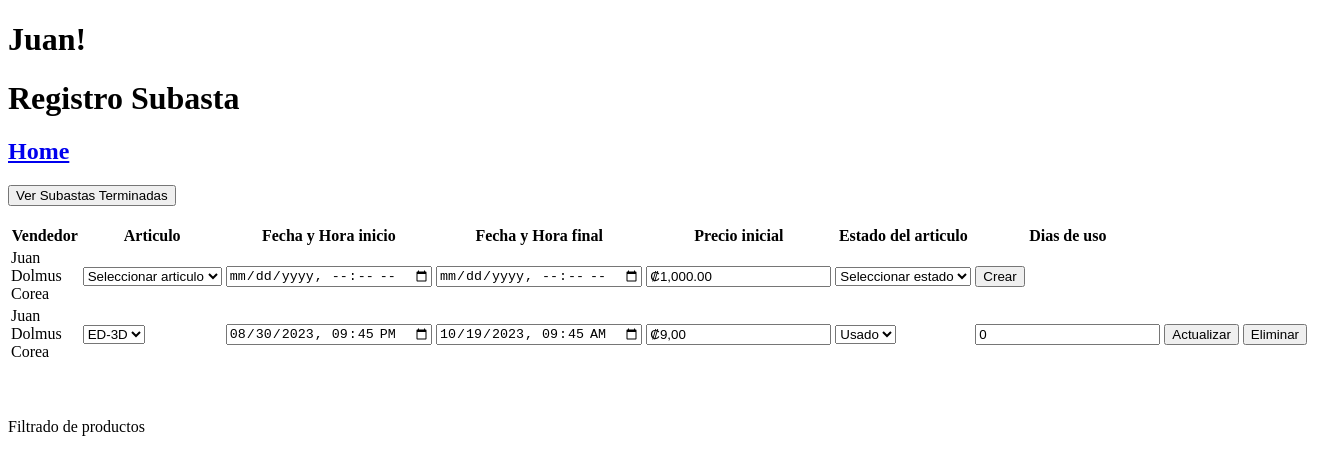
Page /view/subastaView.php (signed in) on the earlier database version.
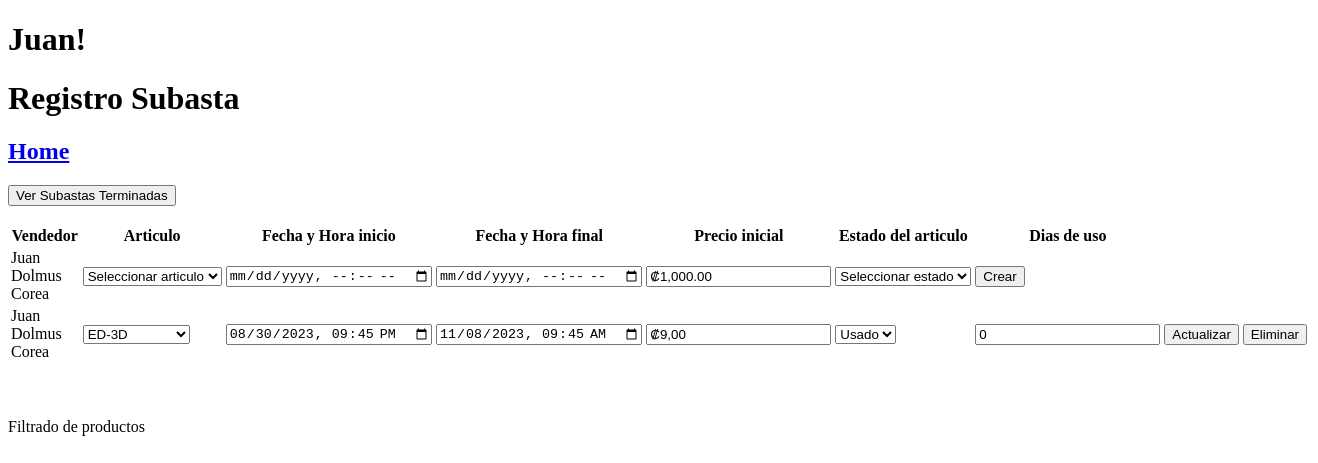
Same page on the later database version.
### tables this page shows
CREATE TABLE `tbsubasta` (
  `tbsubastaid` int(11) NOT NULL,
  `tbsubastafechahorainicio` datetime NOT NULL,
  `tbsubastafechahorafinal` datetime NOT NULL,
  `tbsubastaprecio` int(11) NOT NULL,
  `tbsubastaestadoarticulo` varchar(50) NOT NULL,
  `tbsubastaarticulodiasuso` int(11) NOT NULL,
  `tbsubastaactivo` tinyint(4) NOT NULL,
  `tbarticuloid` int(11) NOT NULL,
  `tbclienteid` int(11) NOT NULL
);

### data/subastaData.php (called while the page is built, shortened)
<?php
include '../domain/subasta.php';
class SubastaData extends Data
{
    public function getTBSubastaByClienteId($clienteId)
    {
        $conn = mysqli_connect($this->server, $this->user, $this->password, $this->db);
        $conn->set_charset('utf8');
        $querySelect = "SELECT * FROM tbsubasta WHERE tbclienteid = ? AND tbsubastaactivo = 1";
        $stmt = $conn->prepare($querySelect);
        $stmt->bind_param("i", $clienteId);
        $stmt->execute();
        $result = $stmt->get_result();
        $array = array();
        while ($row = $result->fetch_assoc()) {
            $currentSubasta = new Subasta(
                $row['tbsubastaid'],
                $row['tbsubastafechahorainicio'],
                $row['tbsubastafechahorafinal'],
                $row['tbsubastaprecio'],
                $row['tbsubastaestadoarticulo'],
                $row['tbsubastaarticulodiasuso'],
                $row['tbsubastaactivo'],
                $row['tbarticuloid'],
                $row['tbclienteid']
            );
            array_push($array, $currentSubasta);
        }
        return $array;
    }
}

### business/subastaBusiness.php (called while the page is built, shortened)
<?php
include '../data/subastaData.php';
class SubastaBusiness {
    private $subastaData;
    function __construct()
    {
        $this->subastaData = new SubastaData();
    }
    public function getTBSubastaByClienteId($articuloId){
        return $this->subastaData->getTBSubastaByClienteId($articuloId);
    }
}

### data/articuloData.php (called while the page is built, shortened)
<?php
include '../domain/articulo.php';
class ArticuloData extends Data
{
    public function getAllTBArticulo()
    {
        $conn = mysqli_connect($this->server, $this->user, $this->password, $this->db);
        $conn->set_charset('utf8');
        $querySelect = "SELECT * FROM tbarticulo WHERE tbarticuloactivo = 1;";
        $result = mysqli_query($conn, $querySelect);
        $array = array();
        while ($row = mysqli_fetch_array($result)) {
            $currentArticulo = new Articulo(
                $row['tbarticuloid'],
                $row['tbarticulonombre'],
                $row['tbarticulomarca'],
                $row['tbarticulomodelo'],
                $row['tbarticuloserie'],
                $row['tbarticuloactivo'],
                $row['tbsubcategoriaid'],
                $row['tbclienteid'],
                $row['tbarticulofoto'],
                $row['tbarticulofoto2']
            );
            array_push($array, $currentArticulo);
        }
        return $array;
    }
}

### business/articuloBusiness.php (called while the page is built, shortened)
<?php
include '../data/articuloData.php';
class ArticuloBusiness{
    private $articuloData;
    function __construct(){
        $this->articuloData = new ArticuloData();
    }
    public function getAllTBArticulo(){
        return $this->articuloData->getAllTBArticulo();
    }
}

### domain/articulo.php (called while the page is built, shortened)
<?php
class Articulo{
    private $articuloId;
    private $articuloMarca;
    private $clienteId;
    function __construct($articuloId, $articuloNombre, $articuloMarca, $articuloModelo, $articuloSerie, $articuloActivo, $articuloSubCategoriaId, $clienteId, $articuloFoto, $articuloFoto2)
    {
        $this->articuloId = $articuloId;
        $this->articuloMarca = $articuloMarca;
        $this->clienteId = $clienteId;
    }
    function getArticuloId(){
        return $this->articuloId;
    }
    function getArticuloMarca(){
        return $this->articuloMarca;
    }
    function getClienteId(){
        return $this->clienteId;
    }
}
?>

### domain/subasta.php (called while the page is built, shortened)
<?php
class Subasta{
    private $subastaFechaHoraInicio;
    private $subastaFechaHoraFinal;
    private $subastaPrecioInicial;
    private $subastaEstadoArticulo;
    private $subastaDiasUsoArticulo;
    private $subastaArticuloId;
    function __construct($subastaId, $subastaFechaHoraInicio, $subastaFechaHoraFinal, $subastaPrecioInicial, $subastaEstadoArticulo, $subastaDiasUsoArticulo, $subastaActivo, $subastaArticuloId, $subastaVendedorId)
    {
        $this->subastaFechaHoraInicio = $subastaFechaHoraInicio;
        $this->subastaFechaHoraFinal = $subastaFechaHoraFinal;
        $this->subastaPrecioInicial = $subastaPrecioInicial;
        $this->subastaEstadoArticulo = $subastaEstadoArticulo;
        $this->subastaDiasUsoArticulo = $subastaDiasUsoArticulo;
        $this->subastaArticuloId = $subastaArticuloId;
    }
    public function getSubastaFechaHoraInicio()
    {
        return $this->subastaFechaHoraInicio;
    }
    public function getSubastaFechaHoraFinal()
    {
        return $this->subastaFechaHoraFinal;
    }
    public function getSubastaPrecioInicial()
    {
        return $this->subastaPrecioInicial;
    }
    public function getSubastaArticuloId()
    {
        return $this->subastaArticuloId;
    }
    public function getSubastaEstadoArticulo()
    {
        return $this->subastaEstadoArticulo;
    }
    public function getSubastaDiasUsoArticulo()
    {
        return $this->subastaDiasUsoArticulo;
    }
}
?>

### view/subastaView.php (the view, shortened to what this page needs)
<!DOCTYPE html>
<html lang="en">
<head>
    <link rel="stylesheet" href="https://cdnjs.cloudflare.com/ajax/libs/toastr.js/latest/css/toastr.min.css">
    <?php
    include '../business/articuloBusiness.php';
    include '../business/subastaBusiness.php';
    include '../business/clienteBusiness.php';
    $articuloBusiness = new ArticuloBusiness();
    $getAllArticulos = $articuloBusiness->getAllTBArticulo();
    if (isset($_SESSION['nombre'])) {
        $clienteId = $_SESSION['id'];
        $clienteNombre = $_SESSION['nombre'];
        $clientePrimerApellido = $_SESSION['apellido1'];
        $clienteSegundoApellido = $_SESSION['apellido2'];
        $clienteNombreCompleto = $clienteNombre . ' ' . $clientePrimerApellido . ' ' . $clienteSegundoApellido;
    } else {
        echo "No has iniciado sesión";
    }
    ?>
</head>
<body>
    <header>
        <h1><?php echo "$clienteNombre!" ?></h1>
        <h1>Registro Subasta</h1>
        <h2><a href="inicioView.php">Home</a></h2>
    </header>
    <button type="button" id="verHistorialBtn">Ver Subastas Terminadas</button>
    <br><br>
    <section>
        <table>
            <tr>
                <th>Vendedor</th>
                <th>Articulo</th>
                <th>Fecha y Hora inicio</th>
                <th>Fecha y Hora final</th>
                <th>Precio inicial</th>
                <th>Estado del articulo</th>
                <th>Dias de uso</th>
            </tr>
            <?php
            $precioInicial = 1000;
            $precioInicialFormateado = '₡' . number_format($precioInicial, 2, '.', ',');
            ?>
            <form method="post" enctype="multipart/form-data" action="../business/subastaAction.php">
                <td>
                    <span><?php echo $clienteNombreCompleto; ?></span>
                </td>
                <td>
                    <select name="subastaArticuloView" id="subastaArticuloView">
                        <option value="">Seleccionar articulo</option>
                    </select>
                </td>
                <td>
                    <input required type="datetime-local" name="subastaFechaHoraInicioView" id="subastaFechaHoraInicioView" />
                </td>
                <td>
                    <input required type="datetime-local" name="subastaFechaHoraFinalView" id="subastaFechaHoraFinalView" />
                </td>
                <td>
                    <input required type="text" name="subastaPrecioInicialView" id="subastaPrecioInicialView" value="<?php echo $precioInicialFormateado; ?>" />
                </td>
                <td>
                    <select name="subastaEstadoArticuloView" id="subastaEstadoArticuloView">
                        <option value="">Seleccionar estado</option>
                    </select>
                </td>
                <td>
                    <input type="submit" value="Crear" name="create" id="create" />
                </td>
            </form>
            <?php
            $subastaBusiness = new SubastaBusiness();
            $obtenerClienteById = $subastaBusiness->getTBSubastaByClienteId($clienteId);
            foreach ($obtenerClienteById as $actualSubasta) {
                $precioInicial = $actualSubasta->getSubastaPrecioInicial();
                $precioSinSimboloComas = str_replace(['₡', ','], '', $precioInicial);
                $precioComoFloat = (float)($precioSinSimboloComas / 100);
                $precioFormateado = '₡' . number_format($precioComoFloat, 2, ',', '.');
                echo '<form method="post" enctype="multipart/form-data" action="../business/subastaAction.php">';
                echo '<tr>';
                echo '<td><input type="hidden" name="vendedorIdView" id="vendedorIdView" value="' . $clienteId . '" readonly>
                        <span>' . $clienteNombreCompleto . '</span>
                        </td>';
                echo '<td>  <select name="subastaArticuloView" id="subastaArticuloView">';
                foreach ($getAllArticulos as $articulo) {
                    if ($articulo->getClienteId() == $clienteId) {
                        if ($actualSubasta->getSubastaArticuloId() == $articulo->getArticuloId()) {
                            echo "<option selected value='" . $articulo->getArticuloId() . "'>" . $articulo->getArticuloMarca() . '-' . $articulo->getArticuloModelo() . "</option>";
                        } else {
                            echo "<option value='" . $articulo->getArticuloId() . "'>" . $articulo->getArticuloMarca() . '-' . $articulo->getArticuloModelo() . "</option>";
                        }
                    }
                }
                echo ' </select></td>';
                echo '<td><input type="datetime-local" name="subastaFechaHoraInicioView" id="subastaFechaHoraInicioView" value="' . $actualSubasta->getSubastaFechaHoraInicio() . '"/></td>';
                echo '<td><input type="datetime-local" name="subastaFechaHoraFinalView" id="subastaFechaHoraFinalView" value="' . $actualSubasta->getSubastaFechaHoraFinal() . '"/></td>';
                echo '<td><input type="text" name="subastaPrecioInicialView" id="subastaPrecioInicialView" value="' . $precioFormateado . '"/></td>';
                echo '<td>  <select name="subastaEstadoArticuloView" id="subastaEstadoArticuloView">';
                if ($actualSubasta->getSubastaEstadoArticulo() == 'Nuevo') {
                    echo "<option value='Nuevo'>Nuevo</option>";
                    echo "<option value='Usado'>Usado</option>";
                } else {
                    echo "<option value='Usado'>Usado</option>";
                }
                echo '</select></td>';
                if ($actualSubasta->getSubastaEstadoArticulo() == 'Usado') {
                    echo '<td><input type="number" name="mesesDeUso" id="mesesDeUso" value="' . $actualSubasta->getSubastaDiasUsoArticulo() . '"/></td>';
                }
                echo '<td><input type="submit" value="Actualizar" name="update" id="update"/></td>';
                echo '<td><input type="submit" value="Eliminar" name="delete" id="delete"/></td>';
                echo '</tr>';
                echo '</form>';
            }
            ?>
        </table>
    </section>
    <br><br><br>
    <div id="resultado">
        Filtrado de productos
    </div>
</body>
</html>

Differences in the rows shown:
changed tbsubasta "Usado": subastaFechaHoraFinalView "10/19/2023 09:45" → "11/08/2023 09:45"
